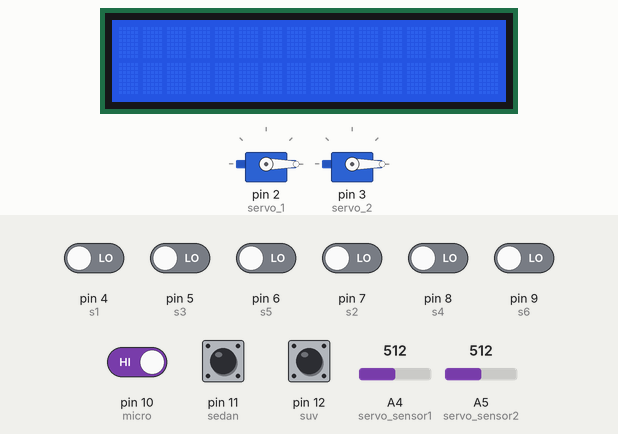
A sketch run on a simulated Arduino Uno, built with avr-gcc and run on an emulated ATmega328P. Shown: 16×2 character LCD, 2 × servo. The test bench sets the inputs (shaded band); at power-on: pin 10 (micro), pin 11 (sedan), pin 12 (suv) HIGH, pin 4 (s1), pin 5 (s3), pin 6 (s5), pin 7 (s2), pin 8 (s4), pin 9 (s6) LOW, A4 (servo_sensor1) = 512, A5 (servo_sensor2) = 512.

Above: at 1.2 s.
1.3 s: pin 10 (micro) driven LOW
At 2.7 s:
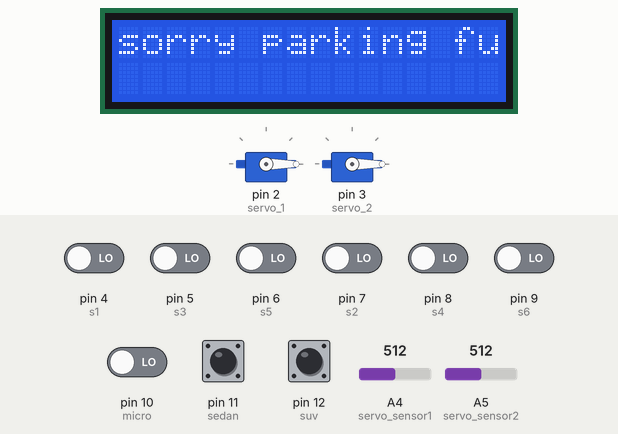
4.3 s: pin 4 (s1) driven HIGH
At 6.2 s:
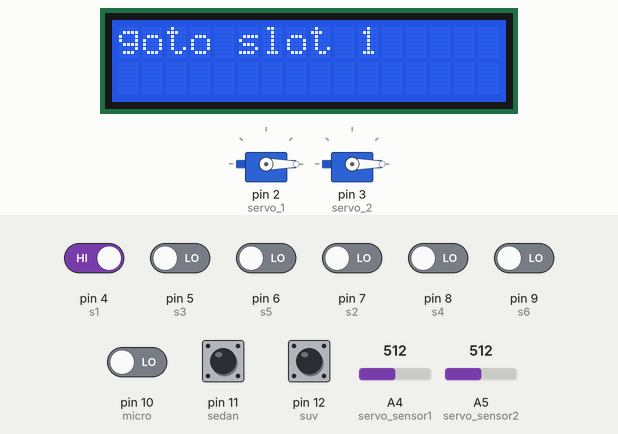
7.1 s: A4 (servo_sensor1) set to 486
At 8.8 s:
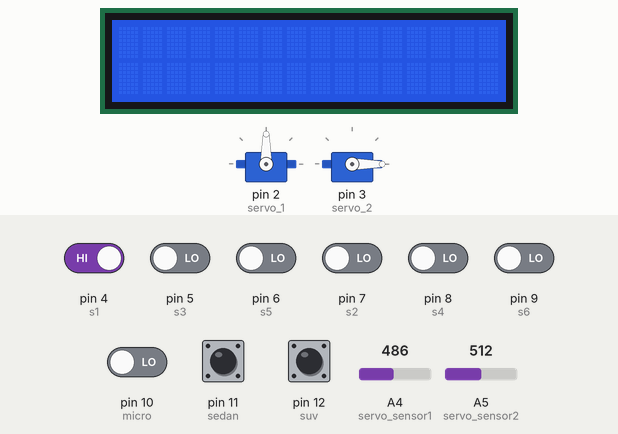
9.1 s: pin 4 (s1) driven LOW and pin 6 (s5) driven HIGH
12.1 s: A5 (servo_sensor2) set to 486
At 13.8 s:
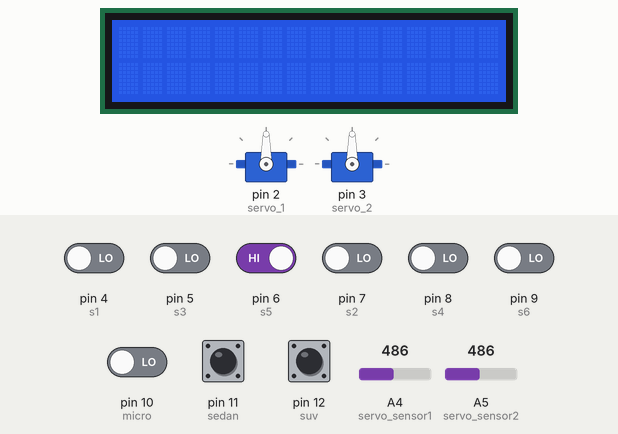
14.1 s: pin 5 (s3) driven HIGH and pin 6 (s5) driven LOW
At 17.89 s:
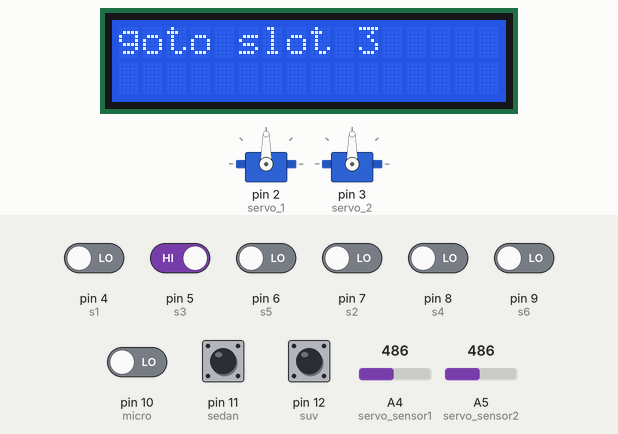
Timing chart, 0 to 18.1 s (numbered marks = the images above; inputs shaded):
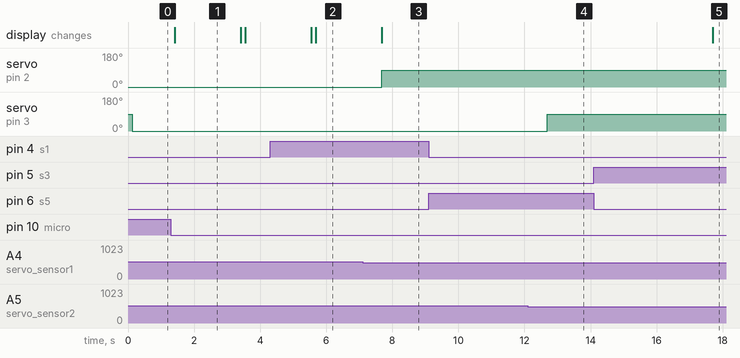

The sketch:

mainlg.ino
```cpp
#include <Wire.h>
#include <LiquidCrystal_I2C.h>
#include <Servo.h>

// servo object1
Servo servo1;
// servo object2
Servo servo2;

//entry gate sensor
const int servo_sensor1 = A4;
//exit gate sensor
const int servo_sensor2 = A5;

//servo1 connection
const int servo_1 =2;
//servo2 connection
const int servo_2 =3;

//object for servo1 positon
int value_1 =0;
//object for servo2 positon
int value_2 =0;


//buttons
const int micro=10;
const int sedan=11;
const int suv=12;

// Set the LCD address to 0x27 for a 16 chars and 2 line display
LiquidCrystal_I2C lcd(0x27, 16, 2);

//micro sensors
const int s1=4;
const int s2=7;

//sedan sensors
const int s3=5;
const int s4=8;

//suv sensors
const int s5=6;
const int s6=9;

// objects
int a,b,c;
int p,q,r,s,t,u;

void setup()
{
  //initializing serial communication
  Serial.begin(9600);

  // initialize the LCD
  lcd.begin();
  // Turn on the blacklight and print a message.
  lcd.backlight();

  // setting sensors as input
  pinMode(servo_sensor1,INPUT);
  pinMode(servo_sensor2,INPUT);

  //attaching servos
  servo1.attach(servo_1);
  servo2.attach(servo_2);

  //setting buttons as input
  pinMode(micro,INPUT);
  pinMode(sedan,INPUT);
  pinMode(suv,INPUT);

  //setting sensors as input
  //micro
  pinMode(s1,INPUT);
  pinMode(s2,INPUT);
  //sedan
  pinMode(s3,INPUT);
  pinMode(s4,INPUT);
  //suv
  pinMode(s5,INPUT);
  pinMode(s6,INPUT);
}

void loop()
{
  //reading value from entry sensor
  value_1 = analogRead(servo_sensor1);
  //reading value from exit sensor
  value_2 = analogRead(servo_sensor2);

  // entry gate(servo) code

  // moving up
  {
    if (analogRead(A4)<500)
      {
        servo1.write(90);
        delay(5000);
      }
  }
  //moving down
  if (analogRead(A4)>500)
      {
        servo1.write(0);
        delay(60);
      }

  // exit gate(servo) code

  // moving up
  {
    if (analogRead(A5)<500)
      {
        servo2.write(90);
        delay(5000);
      }
  }
  //moving down
  if (analogRead(A5)>500)
      {
        servo2.write(0);
        delay(60);
      }

  //main logic

  //reading button values
  a=digitalRead(micro);
  b=digitalRead(sedan);
  c=digitalRead(suv);

  //reading sensor values
  //micro
  p=digitalRead(s1);
  q=digitalRead(s2);
  //sedan
  r=digitalRead(s3);
  s=digitalRead(s4);
  //sedan
  t=digitalRead(s5);
  u=digitalRead(s6);

//micro
  if(a == 0 && p ==  1)
  {
    lcd.print("goto slot 1");
    delay(2000);
    lcd.clear();
  }
  else if(a == 0 && p == 0 && q==1)
  {
    lcd.print("goto slot 2");
    delay(2000);
    lcd.clear();
  }
  else if(a == 0 && p == 0 && q==0 && r==1)
  {
    lcd.print("goto slot 3");
    delay(2000);
    lcd.clear();
  }
  else if(a == 0 && p == 0 && q==0 && r==0)
  {
    lcd.print("sorry parking full");
    delay(2000);
    lcd.clear();
  }

// sedan
  if(b == 0 && r ==  1)
  {
    lcd.print("goto slot 3");
    delay(2000);
    lcd.clear();
  }
  else if(b == 0 && r == 0 && s==1)
  {
    lcd.print("goto slot 4");
    delay(2000);
    lcd.clear();
  }
  else if(b == 0 && r == 0 && s==0 && t==1)
  {
    lcd.print("goto slot 5");
    delay(2000);
    lcd.clear();
  }
  else if(b == 0 && r == 0 && s==0 && t==0)
  {
    lcd.print("sorry parking full");
    delay(2000);
    lcd.clear();
  }

// suv

  if(c == 0 && t ==  1)
  {
    lcd.print("goto slot 5");
    delay(2000);
    lcd.clear();
  }
  else if(c == 0 && t == 0 && u==1)
  {
    lcd.print("goto slot 6");
    delay(2000);
    lcd.clear();
  }
 else if(c == 0 && t == 0 && u==0)
  {
    lcd.print("sorry parking full");
    delay(2000);
    lcd.clear();
  }
}
```

Measured:
- the behaviour switches between 500 and 499 on A4 (servo_sensor1) (found by bisection; images 2 and 3)
- the behaviour switches between 500 and 499 on A5 (servo_sensor2) (found by bisection; images 3 and 4)
- after the input at 1.3 s, the display: changes after 0.11 s (image 1)
- after the input at 4.3 s, the display: first differs from a run without the input after 1.4 s (image 2)
- after the input at 7.1 s, servo on pin 2 (servo_1): 0° → 90° after 0.59 s
- after the input at 9.1 s, every drawn part: stays the same
- after the input at 12.1 s, servo on pin 3 (servo_2): 0° → 90° after 0.59 s
- after the input at 14.1 s, the display: changes after 3.6 s (image 5)
